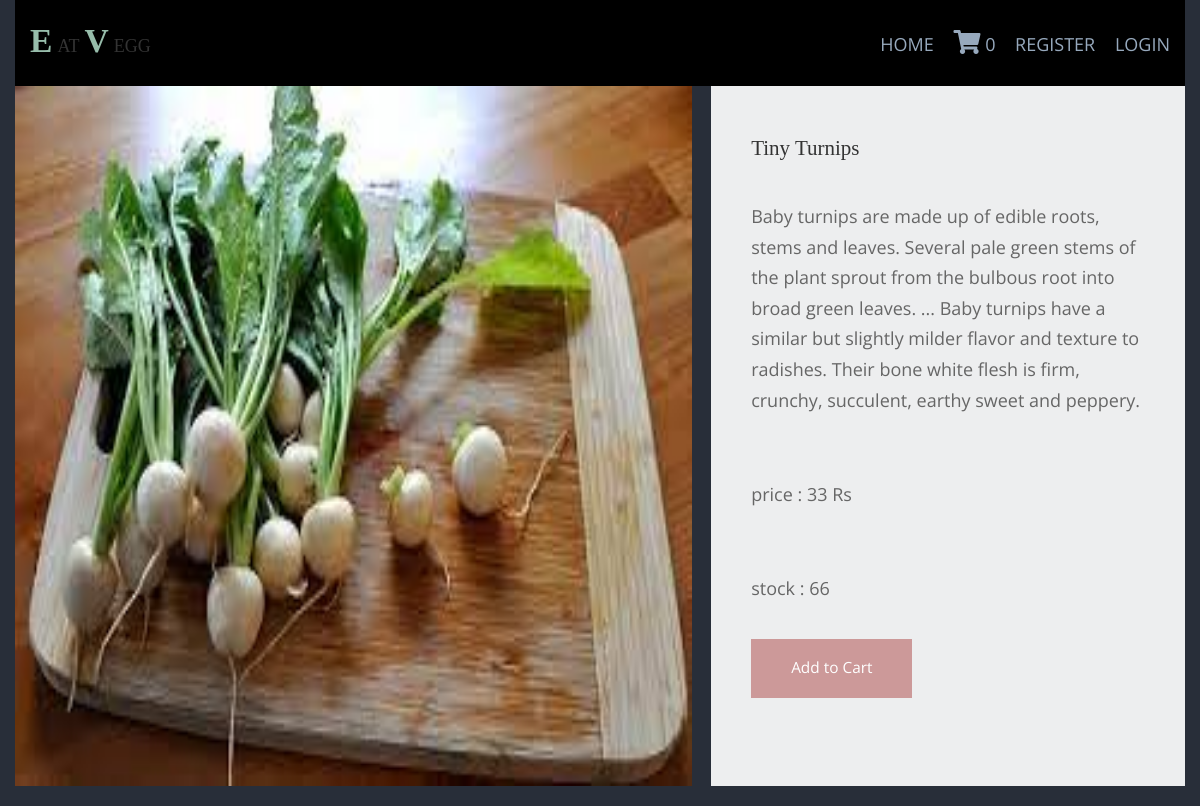
/baby-vegitable/tiny-turnips, run on the app's committed database.
### shop/models.py (models this page shows, shortened)
class products(models.Model):
    name=models.CharField(max_length=100,unique=True)
    slug=models.SlugField(max_length=100,unique=True)
    img=models.ImageField(upload_to='product')
    desc=models.TextField()
    available=models.BooleanField()
    stock=models.IntegerField()
    price=models.IntegerField()
    category=models.ForeignKey(categ,on_delete=models.CASCADE)

### shop/views.py (the view)
# urls.py: path('<slug:c_slug>/<slug:product_slug>',views.prodDetails,name='details'),
def prodDetails(request,c_slug,product_slug):
    try:
        prod=products.objects.get(category__slug=c_slug,slug=product_slug)
    except Exception as e:
        raise e
    return render(request,'item.html',{'pr':prod})

### cart/context_processor.py (called while the page is built)
def count(request):
    item_count=0
    if 'admin' in request.path:
        return {}
    else:
        try:
            ct=cartlist.objects.filter(cart_id=c_id(request))
            cti=items.objects.all().filter(cart=ct[:1])
            for c in cti:
                item_count+=c.quan
        except cartlist.DoesNotExist:
            item_count=0
        return dict(itc=item_count)

### cart/views.py (called while the page is built)
def c_id(request):
    ct_id=request.session.session_key
    if not ct_id:
        ct_id=request.session.create()
    return c_id

### templates/item.html (shortened to what this page needs)
{% extends 'base.html' %}
{% load static %}
{% block content %}
<!DOCTYPE html>
<html lang="en">
<head>
    <link href="{% static 'pr/css/templatemo-comparto.css' %}" rel="stylesheet" />
    <link href="{% static 'pr/css/templatemo-comparto.css' %}" rel="stylesheet" />
</head>
<body>
        <section class="tm-mb-1" id="about">
            <div class="tm-row tm-about-row">
                <div class="tm-section-1-l">
                    <img src="{{pr.img.url}}" alt="About image" class="tm-img-responsive" style='height: 700px; width: 1000px;'>
                </div>
                <article class="tm-section-1-r tm-bg-color-8">
                    <h2 class="tm-mb-2 tm-title-color">{{pr.name}}</h2>
                    <p>{{pr.desc}}</p><br>
                    <p>price : {{pr.price}} Rs</p><br>
                    <p>stock : {{pr.stock}}</p>
{% if pr.stock <= 0 %}
<hi style="color: brown;">Sorry. no stock left</hi>
{% else %}
                    <a href="{% url 'addcart' pr.id %}" class="tm-btn tm-btn-1 tm-link-to-services">Add to Cart</a>
                    {% endif %}
                </article>
            </div>
        </section>
</body>
</html>
{% endblock %}

### static/hm/layout/styles/layout.css (style rules this page uses)
*, *::before, *::after { transition:all .3s ease-in-out; }
body { color:#A5A6AA; background-color:#282E39; }
a { color:#97A9BD; }

### static/pr/css/templatemo-comparto.css (style rules this page uses)
*, *::before, *::after { box-sizing: border-box; outline: none; }
ul, h1, h2, h3, h4, p, figure { padding: 0; margin: 0; }
body { font-family: 'Open Sans', Arial, sans-serif; font-size: 18px; overflow-x: hidden; padding-left: 15px; padding-right: 15px; margin: 0; }
h2 { font-size: 1.5rem; }
a { transition: all 0.3s ease; text-decoration: none; }
p { color: #666; line-height: 1.7; margin-bottom: 35px; }
h1, h2, h3, h4, h5, h6 { color: #333; }
.tm-mb-1 { margin-bottom: 20px; }
.tm-mb-2 { margin-bottom: 40px; }
.tm-bg-color-8 { background-color: #EDEEEF; }
.tm-img-responsive { max-width: 100%; height: auto; }
.tm-section-1-l { width: 57.85%; margin-right: 1.65%; }
.tm-section-1-r { padding: 50px 40px; width: 40.5%; }
.tm-row { display: flex; }
.tm-btn { display: inline-block; padding: 15px 40px; font-size: 1.1rem; border: none; background-color: #CC9999; color: white; }
a { color: #666; }

### static/hm/layout/styles/framework.css (style rules this page uses)
html { overflow-y:scroll; overflow-x:hidden; }
html, body { margin:0; padding:0; font-size:14px; line-height:1.6em; }
*, *::before, *::after { box-sizing:border-box; }
a { outline:none; text-decoration:none; }
img { width:auto; max-width:100%; height:auto; margin:0; padding:0; border:none; line-height:normal; vertical-align:middle; }
body, input, textarea, select { font-family:Verdana, Geneva, sans-serif; }
h1, h2, h3, h4, h5, h6, .heading { font-family:Georgia, "Times New Roman", Times, serif; }
::placeholder { opacity:1; }
h1, h2, h3, h4, h5, h6, .heading { margin:0 0 20px 0; font-size:1.4rem; line-height:normal; font-weight:normal; text-transform:capitalize; }
address, article, aside, figcaption, figure, footer, header, main, nav, section { display:block; margin:0; padding:0; }

### data on the page
products: img (picture), name "Tiny Turnips", desc "Baby turnips are made up of edible roots, stems and leaves. Several pale green stems of the plant sprout from the bulbous root into broad green leaves. ... Baby turnips have a similar but slightly milder flavor and texture to radishes. Their bone white flesh is firm, crunchy, succulent, earthy sweet and peppery.", price "33", stock "66"

### other printed values
{{ itc }} "0"
